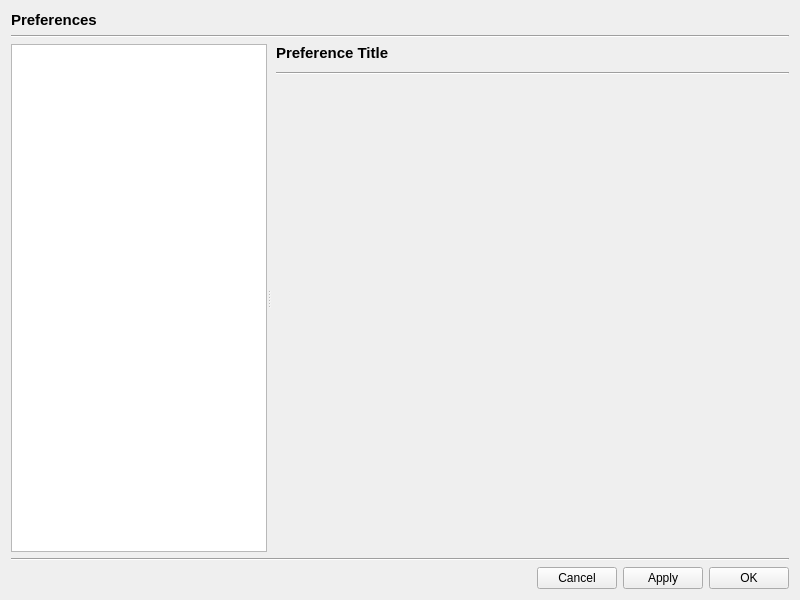
<?xml version="1.0" encoding="UTF-8"?>
<ui version="4.0">
 <class>GUI_PreferenceDialog</class>
 <widget class="QWidget" name="GUI_PreferenceDialog">
  <property name="geometry">
   <rect>
    <x>0</x>
    <y>0</y>
    <width>800</width>
    <height>600</height>
   </rect>
  </property>
  <property name="minimumSize">
   <size>
    <width>800</width>
    <height>600</height>
   </size>
  </property>
  <layout class="QGridLayout" name="gridLayout">
   <item row="0" column="0">
    <widget class="QLabel" name="lab_title">
     <property name="font">
      <font>
       <pointsize>11</pointsize>
       <weight>75</weight>
       <bold>true</bold>
      </font>
     </property>
     <property name="text">
      <string>Preferences</string>
     </property>
    </widget>
   </item>
   <item row="1" column="0">
    <widget class="Line" name="line">
     <property name="orientation">
      <enum>Qt::Horizontal</enum>
     </property>
    </widget>
   </item>
   <item row="2" column="0">
    <widget class="QSplitter" name="splitter">
     <property name="sizePolicy">
      <sizepolicy hsizetype="Expanding" vsizetype="MinimumExpanding">
       <horstretch>0</horstretch>
       <verstretch>0</verstretch>
      </sizepolicy>
     </property>
     <property name="orientation">
      <enum>Qt::Horizontal</enum>
     </property>
     <widget class="QListWidget" name="list_preferences">
      <property name="sizePolicy">
       <sizepolicy hsizetype="Preferred" vsizetype="Expanding">
        <horstretch>0</horstretch>
        <verstretch>0</verstretch>
       </sizepolicy>
      </property>
      <property name="alternatingRowColors">
       <bool>true</bool>
      </property>
      <property name="uniformItemSizes">
       <bool>true</bool>
      </property>
     </widget>
     <widget class="QWidget" name="widget" native="true">
      <property name="sizePolicy">
       <sizepolicy hsizetype="MinimumExpanding" vsizetype="MinimumExpanding">
        <horstretch>1</horstretch>
        <verstretch>0</verstretch>
       </sizepolicy>
      </property>
      <layout class="QVBoxLayout" name="verticalLayout_3">
       <property name="spacing">
        <number>10</number>
       </property>
       <property name="leftMargin">
        <number>5</number>
       </property>
       <property name="rightMargin">
        <number>0</number>
       </property>
       <property name="bottomMargin">
        <number>0</number>
       </property>
       <item>
        <widget class="QLabel" name="lab_pref_title">
         <property name="sizePolicy">
          <sizepolicy hsizetype="MinimumExpanding" vsizetype="Preferred">
           <horstretch>0</horstretch>
           <verstretch>0</verstretch>
          </sizepolicy>
         </property>
         <property name="font">
          <font>
           <pointsize>11</pointsize>
           <weight>75</weight>
           <bold>true</bold>
          </font>
         </property>
         <property name="text">
          <string notr="true">Preference Title</string>
         </property>
        </widget>
       </item>
       <item>
        <widget class="Line" name="line_3">
         <property name="orientation">
          <enum>Qt::Horizontal</enum>
         </property>
        </widget>
       </item>
       <item>
        <widget class="QWidget" name="widget_preferences" native="true">
         <property name="sizePolicy">
          <sizepolicy hsizetype="MinimumExpanding" vsizetype="MinimumExpanding">
           <horstretch>0</horstretch>
           <verstretch>0</verstretch>
          </sizepolicy>
         </property>
         <layout class="QVBoxLayout" name="verticalLayout_2">
          <property name="leftMargin">
           <number>5</number>
          </property>
          <property name="topMargin">
           <number>5</number>
          </property>
          <property name="rightMargin">
           <number>0</number>
          </property>
          <property name="bottomMargin">
           <number>0</number>
          </property>
         </layout>
        </widget>
       </item>
      </layout>
     </widget>
    </widget>
   </item>
   <item row="3" column="0">
    <widget class="Line" name="line_2">
     <property name="orientation">
      <enum>Qt::Horizontal</enum>
     </property>
    </widget>
   </item>
   <item row="4" column="0">
    <layout class="QHBoxLayout" name="horizontalLayout">
     <property name="spacing">
      <number>6</number>
     </property>
     <item>
      <spacer name="horizontalSpacer">
       <property name="orientation">
        <enum>Qt::Horizontal</enum>
       </property>
       <property name="sizeHint" stdset="0">
        <size>
         <width>40</width>
         <height>20</height>
        </size>
       </property>
      </spacer>
     </item>
     <item>
      <widget class="QPushButton" name="btn_cancel">
       <property name="text">
        <string>Cancel</string>
       </property>
      </widget>
     </item>
     <item>
      <widget class="QPushButton" name="btn_apply">
       <property name="text">
        <string>Apply</string>
       </property>
      </widget>
     </item>
     <item>
      <widget class="QPushButton" name="btn_ok">
       <property name="text">
        <string>OK</string>
       </property>
      </widget>
     </item>
    </layout>
   </item>
  </layout>
 </widget>
 <resources/>
 <connections/>
</ui>
